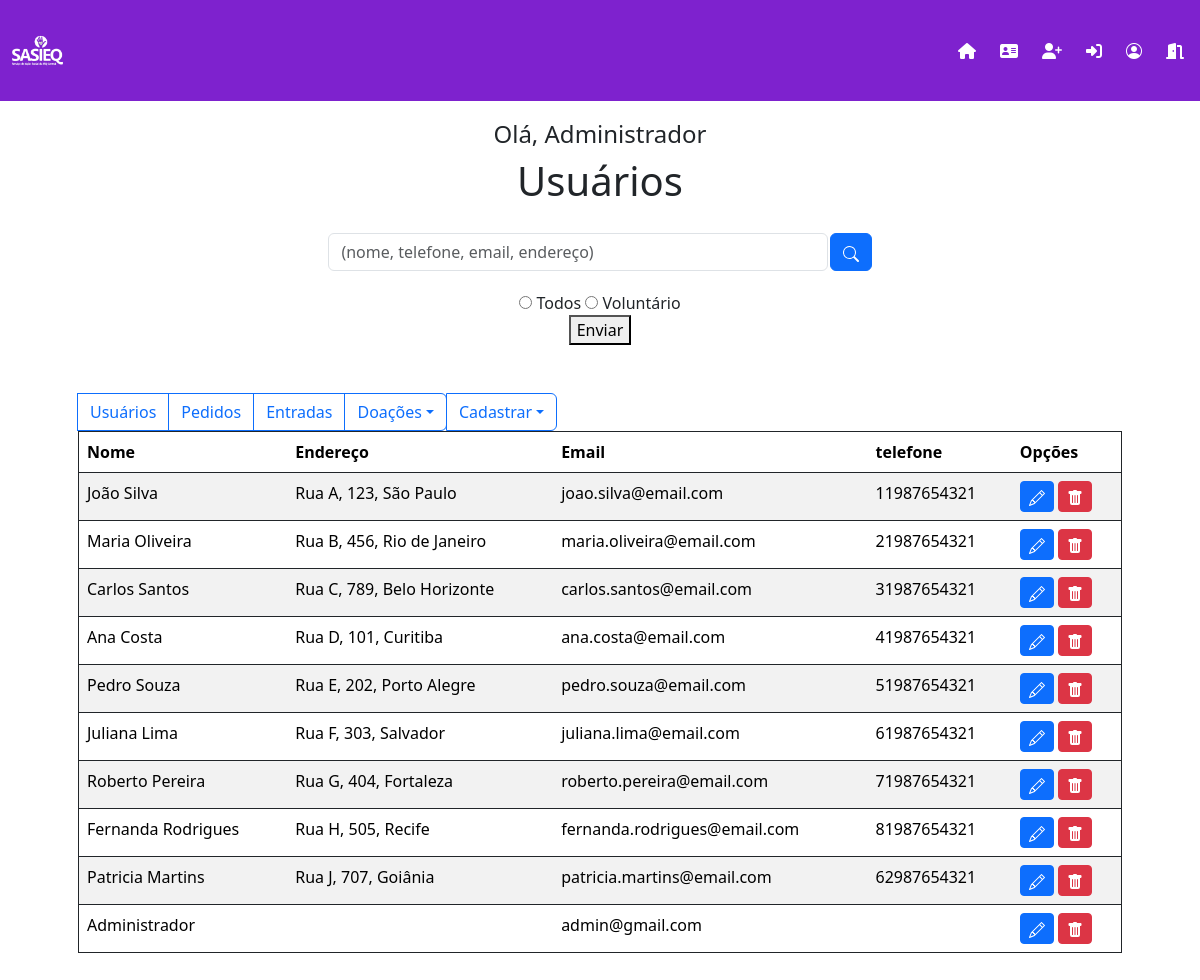
Page /admin_usuario.php (signed in) on the committed database.
### tables this page shows
CREATE TABLE IF NOT EXISTS `usuario` (
  `id_usuario` int NOT NULL AUTO_INCREMENT,
  `nome` varchar(255) DEFAULT NULL,
  `senha` varchar(255) DEFAULT NULL,
  `email` varchar(255) DEFAULT NULL,
  `endereco` varchar(255) DEFAULT NULL,
  `telefone` varchar(255) DEFAULT NULL,
  `tipo_cliente` int DEFAULT NULL,
  `foto` varchar(255) NOT NULL,
  PRIMARY KEY (`id_usuario`)
);

### admin_usuario.php (the view, shortened to what this page needs)
<?php
$conexao = conectar();
$logado = $_SESSION['nome'];
$sql_pesquisar = "SELECT * FROM usuario";
$resultado_pesquisar = mysqli_query($conexao, $sql_pesquisar);
?>
<!DOCTYPE html>
<html lang="pt-br">
<head>
    <?php include("links.php"); ?>
</head>
<body>
    <?php include('menu.php');
    ?>
    <div style="margin-top: 10%;" class="text-center">
        <h4>Olá, <?php echo $logado; ?></h4>
        <h1>Usuários</h1>
    </div>
    <div class="caixa-procura">
        <form action="" method="get">
            <input type="search" class="form-control" placeholder="(nome, telefone, email, endereço)" name="pesquisar" id="pesquisar">
            <button class="btn btn-primary btn-btn">
                <svg xmlns="http://www.w3.org/2000/svg" width="16" height="16" fill="currentColor" class="bi bi-search" viewBox="0 0 16 16">
                    <path d="M11.742 10.344a6.5 6.5 0 1 0-1.397 1.398h-.001q.044.06.098.115l3.85 3.85a1 1 0 0 0 1.415-1.414l-3.85-3.85a1 1 0 0 0-.115-.1zM12 6.5a5.5 5.5 0 1 1-11 0 5.5 5.5 0 0 1 11 0" />
                </svg>
            </button>
        </form>
    </div>
    <div class="text-center">
        <form action="" method="GET">
            <input type="radio" id="todos" name="filtro" value="todos">
            <label for="todos">Todos</label>
            <input type="radio" id="voluntario" name="filtro" value="voluntarios">
            <label for="voluntario">Voluntário</label><br>
            <button>Enviar</button>
        </form>
    </div>
    <div class=" container p-5 ">
        <table class="table table-striped table-hover border border-dark  ">
            <thead>
                <div class="head-table">
                    <div class="btn-group" role="group" aria-label="Basic outlined example">
                    <form action="#" method="get">
                            <button type="button" class="btn btn-outline-primary">Usuários</button>
                        </form>
                        <a href="pedidos.php" class="btn btn-outline-primary">Pedidos</a>
                        <a href="entradas.php"  class="btn btn-outline-primary">Entradas</a>
                        <form action="admin_doacao.php" method="GET">
                            <button type="button" class="btn btn-outline-primary dropdown-toggle" data-bs-toggle="dropdown">Doações</button>
                        </form>
                            <button type="button" class="btn btn-outline-primary dropdown-toggle" data-bs-toggle="dropdown">Cadastrar</button>
                    </div>
                </div>
                <?php
                echo "<tr>";
                echo "<th scope='col'>Nome</th>";
                echo "<th scope='col'>Endereço</th>";
                echo "<th scope='col'>Email</th>";
                echo "<th scope='col'>telefone</th>";
                echo "<th scope='col'>Opções</th>";
                echo "</tr>";
                ?>
            </thead>
            <tbody>
                <?php
                while ($info = mysqli_fetch_assoc($resultado_pesquisar)) {
                    echo '<tr>';
                    echo '<td>' . $info['nome'] . '</td>';
                    echo '<td>' . $info['endereco'] . '</td>';
                    echo '<td>' . $info['email'] . '</td>';
                    echo '<td>' . $info['telefone'] . '</td>';
                    echo '<td>
                        <a class = "btn btn-sm btn-primary" href="form-alterar.php?id_usuario=' . $info['id_usuario'] . '">
                        <svg xmlns="http://www.w3.org/2000/svg" width="16" height="16" fill="currentColor" class="bi bi-pencil" viewBox="0 0 16 16">
                        <path d="M12.146.146a.5.5 0 0 1 .708 0l3 3a.5.5 0 0 1 0 .708l-10 10a.5.5 0 0 1-.168.11l-5 2a.5.5 0 0 1-.65-.65l2-5a.5.5 0 0 1 .11-.168zM11.207 2.5 13.5 4.793 14.793 3.5 12.5 1.207zm1.586 3L10.5 3.207 4 9.707V10h.5a.5.5 0 0 1 .5.5v.5h.5a.5.5 0 0 1 .5.5v.5h.293zm-9.761 5.175-.106.106-1.528 3.821 3.821-1.528.106-.106A.5.5 0 0 1 5 12.5V12h-.5a.5.5 0 0 1-.5-.5V11h-.5a.5.5 0 0 1-.468-.325"/>
                        </svg>
                        </a>
                        <a id="deleteButton"  class = "btn btn-sm btn-danger" data-id_usuario=' . $info['id_usuario'] . '>
                        <svg xmlns="http://www.w3.org/2000/svg" width="16" height="16" fill="currentColor" class="bi bi-trash-fill" viewBox="0 0 16 16">
                        <path d="M2.5 1a1 1 0 0 0-1 1v1a1 1 0 0 0 1 1H3v9a2 2 0 0 0 2 2h6a2 2 0 0 0 2-2V4h.5a1 1 0 0 0 1-1V2a1 1 0 0 0-1-1H10a1 1 0 0 0-1-1H7a1 1 0 0 0-1 1zm3 4a.5.5 0 0 1 .5.5v7a.5.5 0 0 1-1 0v-7a.5.5 0 0 1 .5-.5M8 5a.5.5 0 0 1 .5.5v7a.5.5 0 0 1-1 0v-7A.5.5 0 0 1 8 5m3 .5v7a.5.5 0 0 1-1 0v-7a.5.5 0 0 1 1 0"/>
                        </svg>
                        </a>
                        </td>';
                    echo '</tr>';
                }
                ?>
            </tbody>
        </table>
    </div>
</body>
</html>

### css/estilo.css (style rules this page uses)
body { font-family: 'roboto',sans-serif; width: 100%; height: 100%; text-decoration: none; }
.caixa-procura form { display: flex; gap:0.1%; padding: 20px; justify-content: center; }
.caixa-procura input { width: 500px; }

### rows in the picture
usuario: nome "João Silva", endereco "Rua A, 123, São Paulo", email "joao.silva@email.com", telefone "11987654321"
usuario: nome "Maria Oliveira", endereco "Rua B, 456, Rio de Janeiro", email "maria.oliveira@email.com", telefone "21987654321"
usuario: nome "Carlos Santos", endereco "Rua C, 789, Belo Horizonte", email "carlos.santos@email.com", telefone "31987654321"
usuario: nome "Ana Costa", endereco "Rua D, 101, Curitiba", email "ana.costa@email.com", telefone "41987654321"
usuario: nome "Pedro Souza", endereco "Rua E, 202, Porto Alegre", email "pedro.souza@email.com", telefone "51987654321"
usuario: nome "Juliana Lima", endereco "Rua F, 303, Salvador", email "juliana.lima@email.com", telefone "61987654321"
usuario: nome "Roberto Pereira", endereco "Rua G, 404, Fortaleza", email "roberto.pereira@email.com", telefone "71987654321"
usuario: nome "Fernanda Rodrigues", endereco "Rua H, 505, Recife", email "fernanda.rodrigues@email.com", telefone "81987654321"
usuario: nome "Patricia Martins", endereco "Rua J, 707, Goiânia", email "patricia.martins@email.com", telefone "62987654321"
usuario: nome "Administrador", email "admin@gmail.com"

### other values in the picture
$logado "Administrador"
